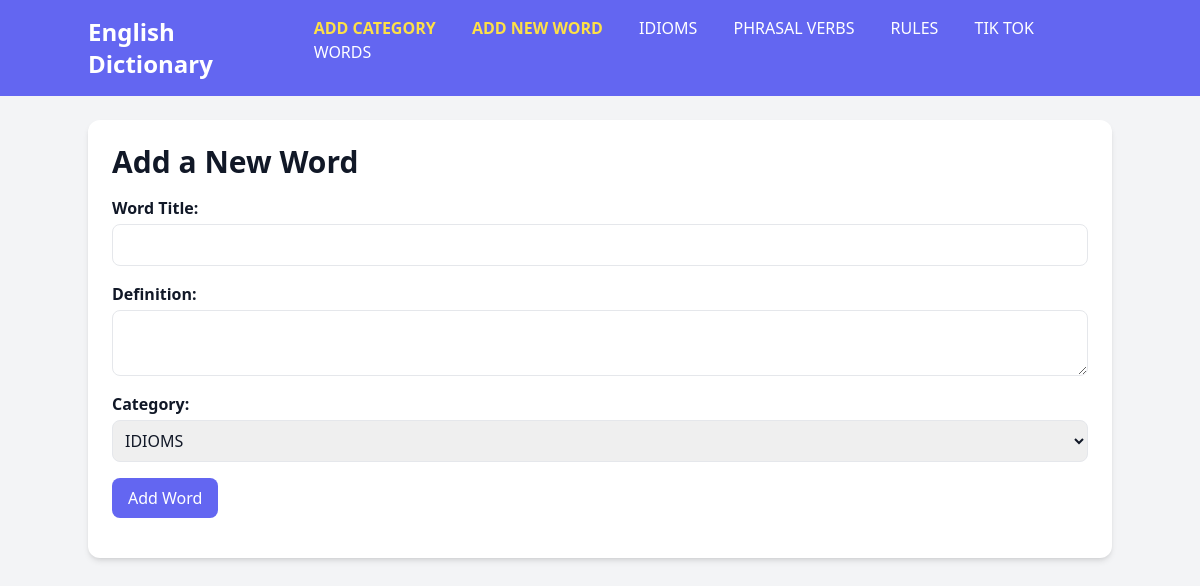
The page /add.php on the database its author committed.
### tables this page shows
CREATE TABLE `categories` (
  `id` int(11) NOT NULL,
  `name` varchar(50) NOT NULL
);

### add.php (the view, shortened to what this page needs)
<?php
include 'config.php';
include 'navbar.php';
$stmt = $pdo->query("SELECT * FROM categories");
$categories = $stmt->fetchAll(PDO::FETCH_ASSOC);
?>
<!DOCTYPE html>
<html lang="en">
<head>
    <script src="https://cdn.tailwindcss.com"></script>
</head>
<body class="bg-gray-100 text-gray-900">
    <div class="container mx-auto mt-6 bg-white p-6 rounded-xl shadow-md">
        <h2 class="text-3xl font-bold mb-4">Add a New Word</h2>
        <form method="POST" action="add.php">
            <label class="block font-semibold mb-1">Word Title:</label>
            <input type="text" name="title" class="w-full p-2 border rounded-lg mb-4" required>
            <label class="block font-semibold mb-1">Definition:</label>
            <textarea name="content" id="editor" class="w-full p-2 border rounded-lg mb-4"></textarea>
            <label class="block font-semibold mb-1">Category:</label>
            <select name="category_id" class="w-full p-2 border rounded-lg mb-4" required>
                <?php foreach ($categories as $category): ?>
                    <option value="<?= $category['id'] ?>"><?= htmlspecialchars($category['name']) ?></option>
                <?php endforeach; ?>
            </select>
            <button type="submit" class="bg-indigo-500 text-white px-4 py-2 rounded-lg">Add Word</button>
        </form>
    </div>
</body>
</html>

### navbar.php
<nav class="bg-indigo-500 text-white p-4">
    <div class="container mx-auto flex justify-between">
        <h1 class="text-2xl font-bold"><a href="index.php">English Dictionary</a></h1>
        <div>
            <a href="add_category.php" class="px-4 text-yellow-300 font-bold">ADD CATEGORY</a>
            <a href="add.php" class="px-4 text-yellow-300 font-bold">ADD NEW WORD</a>
            <?php
            include 'config.php';
            $stmt = $pdo->query("SELECT * FROM categories");
            $categories = $stmt->fetchAll(PDO::FETCH_ASSOC);
            foreach ($categories as $category): ?>
                <a href="index.php?category=<?= urlencode($category['name']) ?>" class="px-4"><?= htmlspecialchars($category['name']) ?></a>
            <?php endforeach; ?>
        </div>
    </div>
</nav>

### rows shown on the page
categories: name "IDIOMS"
categories: name "PHRASAL VERBS"
categories: name "RULES"
categories: name "TIK TOK"
categories: name "WORDS"

### other values the page prints
form field category_id "IDIOMS"
